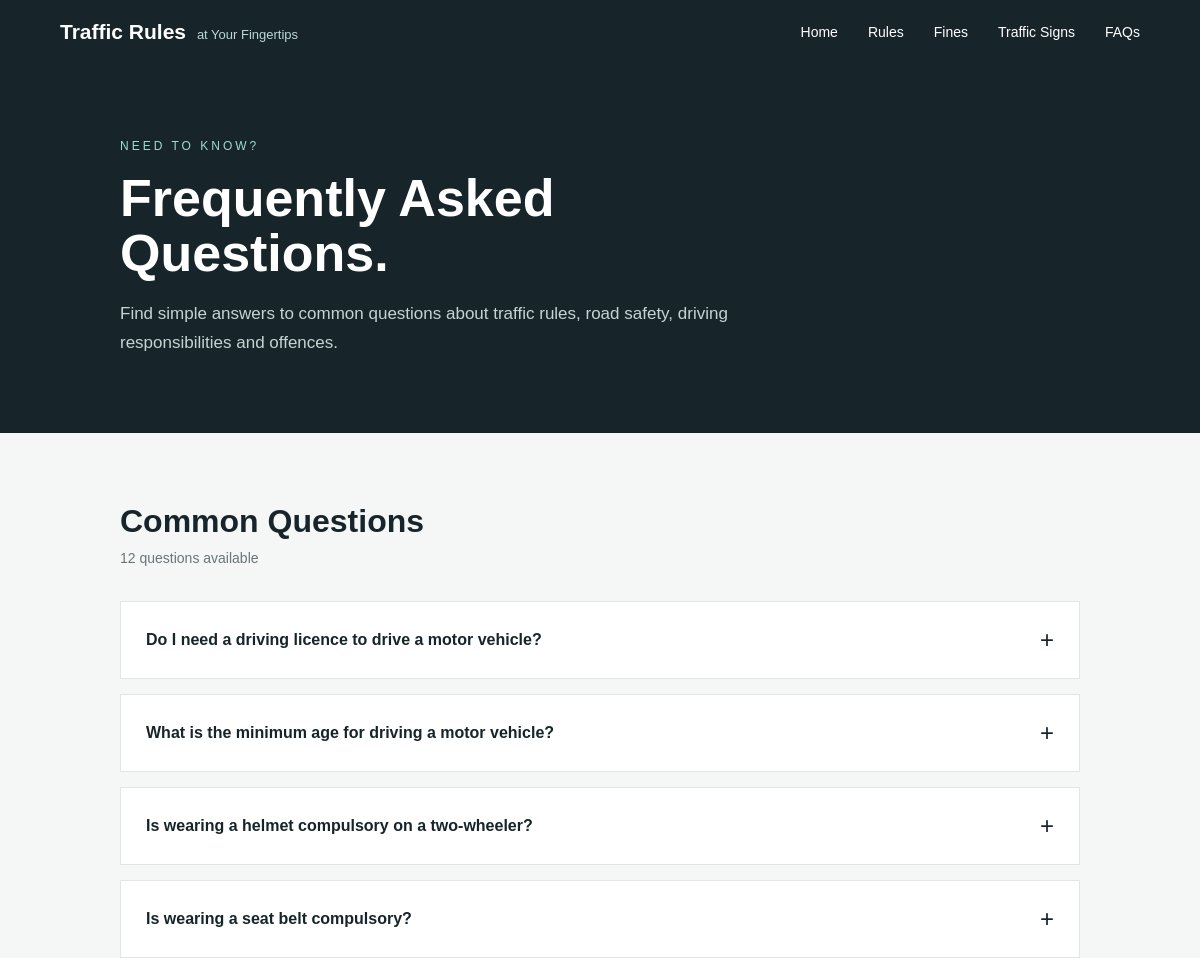
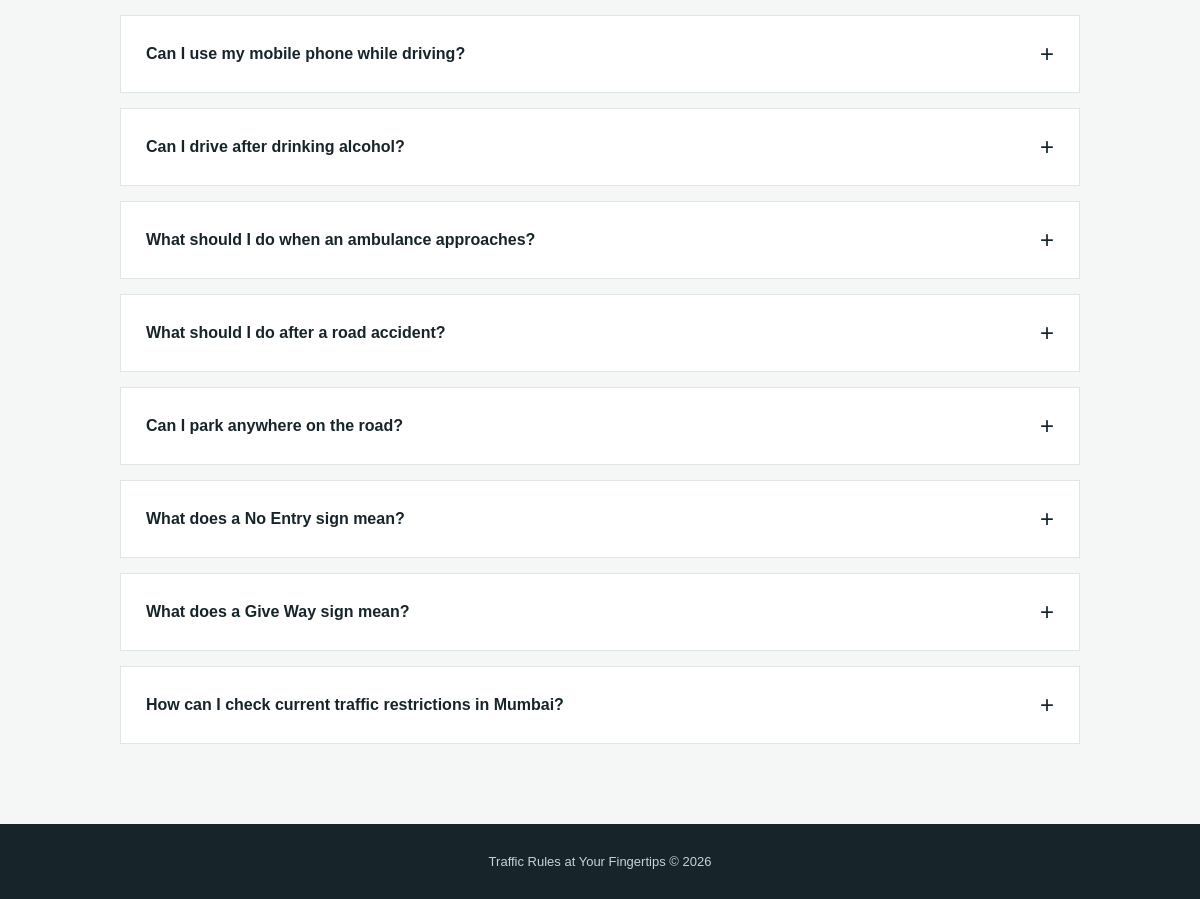
The page /pages/faqs.php on the database its author committed (2 pictures, top to bottom).
### tables this page shows
CREATE TABLE `faqs` (
  `faq_id` int(11) NOT NULL,
  `question` varchar(255) NOT NULL,
  `answer` text NOT NULL,
  `category` varchar(100) NOT NULL,
  `source` varchar(255) NOT NULL,
  `last_updated` date NOT NULL
);

### pages/faqs.php (the view, shortened to what this page needs)
<?php
require_once "../config/database.php";
$sql = "SELECT * FROM faqs ORDER BY faq_id";
$result = mysqli_query($conn, $sql);
?>
<!DOCTYPE html>
<html lang="en">
<head>
</head>
<body>
<header class="navbar">
    <div class="logo">
        Traffic Rules
        <span>at Your Fingertips</span>
    </div>
    <nav class="nav-links">
        <a href="../index.php">Home</a>
        <a href="traffic_rules.php">Rules</a>
        <a href="offences.php">Fines</a>
        <a href="road_signs.php">Traffic Signs</a>
        <a href="faqs.php">FAQs</a>
    </nav>
</header>
<section class="hero">
    <div class="eyebrow">
        Need To Know?
    </div>
    <h1>
        Frequently Asked<br>
        Questions.
    </h1>
    <p>
        Find simple answers to common questions about traffic
        rules, road safety, driving responsibilities and offences.
    </p>
</section>
<main class="container">
    <div class="section-heading">
        <h2>
            Common Questions
        </h2>
        <p>
            <?php echo mysqli_num_rows($result); ?> questions available
        </p>
    </div>
    <?php if (mysqli_num_rows($result) > 0) { ?>
        <div class="faq-list">
            <?php while ($row = mysqli_fetch_assoc($result)) { ?>
                <div class="faq-item">
                    <button
                        class="faq-question"
                        onclick="toggleFAQ(<?php echo $row['faq_id']; ?>)"
                    >
                        <span>
                            <?php echo htmlspecialchars($row["question"]); ?>
                        </span>
                        <span
                            class="faq-icon"
                            id="icon-<?php echo $row['faq_id']; ?>"
                        >
                            +
                        </span>
                    </button>
                </div>
            <?php } ?>
        </div>
    <?php } else { ?>
        <div class="no-faqs">
            No FAQs are available at the moment.
        </div>
    <?php } ?>
</main>
<footer>
    Traffic Rules at Your Fingertips © 2026
</footer>
</body>
</html>

### pages/faqs.php (style rules this page uses)
* { margin: 0; padding: 0; box-sizing: border-box; font-family: Arial, sans-serif; }
body { background: #f5f7f7; color: #17252A; }
.navbar { background: #17252A; padding: 20px 60px; display: flex; justify-content: space-between; align-items: center; }
.logo { color: white; font-size: 21px; font-weight: bold; }
.logo span { font-size: 13px; font-weight: normal; color: #b9d7d7; margin-left: 5px; }
.nav-links { display: flex; gap: 30px; }
.nav-links a { color: white; text-decoration: none; font-size: 14px; }
.hero { background: #17252A; color: white; padding: 75px 10%; }
.eyebrow { font-size: 12px; letter-spacing: 3px; color: #9edbd4; margin-bottom: 18px; text-transform: uppercase; }
.hero h1 { font-size: 52px; line-height: 1.05; max-width: 750px; margin-bottom: 20px; }
.hero p { max-width: 650px; color: #c7d2d3; font-size: 17px; line-height: 1.7; }
.container { width: 80%; max-width: 1000px; margin: 70px auto; }
.section-heading { margin-bottom: 35px; }
.section-heading h2 { font-size: 32px; margin-bottom: 10px; }
.section-heading p { color: #697577; font-size: 14px; }
.faq-list { display: flex; flex-direction: column; gap: 15px; }
.faq-item { background: white; border: 1px solid #e0e5e5; }
.faq-question { width: 100%; border: none; background: white; padding: 24px 25px; display: flex; justify-content: space-between; align-items: center; text-align: left; cursor: pointer; color: #17252A; font-size: 16px; font-weight: bold; }
.faq-icon { font-size: 24px; font-weight: normal; margin-left: 20px; }
footer { background: #17252A; color: #c7d2d3; padding: 30px 10%; margin-top: 80px; text-align: center; font-size: 13px; }

### rows shown on the page
faqs: question "Do I need a driving licence to drive a motor vehicle?"
faqs: question "What is the minimum age for driving a motor vehicle?"
faqs: question "Is wearing a helmet compulsory on a two-wheeler?"
faqs: question "Is wearing a seat belt compulsory?"
faqs: question "Can I use my mobile phone while driving?"
faqs: question "Can I drive after drinking alcohol?"
faqs: question "What should I do when an ambulance approaches?"
faqs: question "What should I do after a road accident?"
faqs: question "Can I park anywhere on the road?"
faqs: question "What does a No Entry sign mean?"
faqs: question "What does a Give Way sign mean?"
faqs: question "How can I check current traffic restrictions in Mumbai?"

### other values the page prints
mysqli_num_rows($result) "12"
